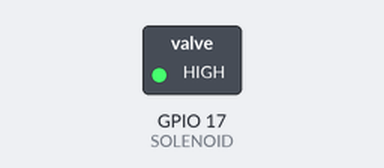
Simulated run of this program. Board: Raspberry Pi (BCM pin numbers). Shown: switched loads named in the program (green lamp = pin HIGH). Dashed ring = blinking. What the program prints to the terminal is not drawn.

Above: at 0.5 s.
Timing chart, 0 to 4.6 s (numbered marks = the images above):
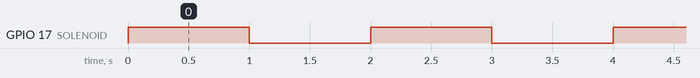

The program:

solenoid_module.py
```python
import RPi.GPIO as GPIO
import time

SOLENOID = 17


def solenoidRun():
    try:
        GPIO.setmode(GPIO.BCM)
        GPIO.setup(SOLENOID, GPIO.OUT)
        while 1:
            GPIO.output(SOLENOID, 1)
            print('solenoid Run', SOLENOID)
            time.sleep(1)
            GPIO.output(SOLENOID, 0)
            print('solenoid Stop', SOLENOID)
            time.sleep(1)
    except KeyboardInterrupt:
        GPIO.cleanup()
    finally:
        GPIO.cleanup()


if __name__ == "__main__":
    solenoidRun()
```

Measured:
- by itself, GPIO 17 (SOLENOID): alternates HIGH for 1.0 s and LOW for 1.0 s
